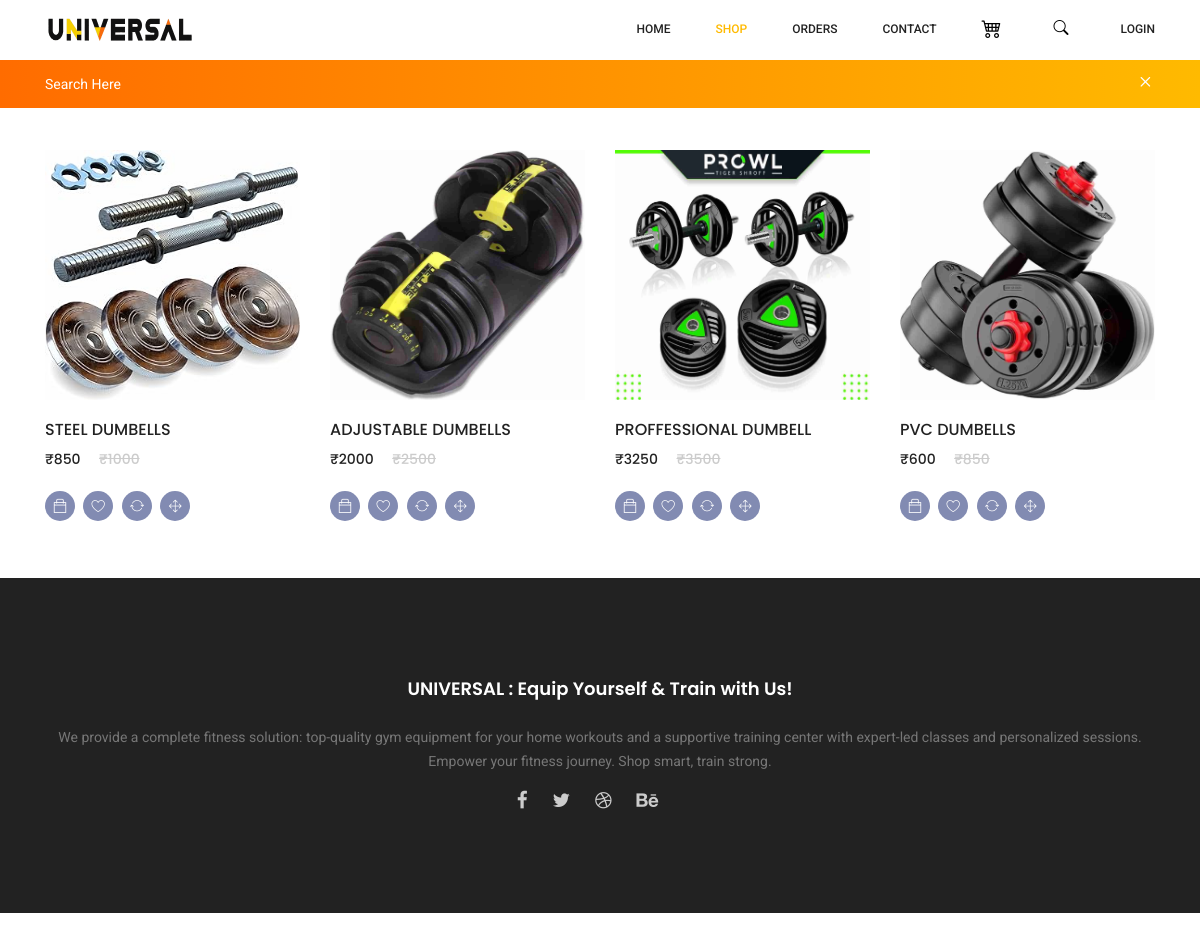
Screenshot of /catagory/Dumbells with the database file from the repository.
### app/models.py (models this page shows, shortened)
class weight(models.Model):
    p_name=models.ForeignKey(product,on_delete=models.CASCADE)
    price=models.IntegerField()
    offer_price=models.IntegerField()
    weight=models.TextField(null=True)

class product(models.Model):
    name=models.TextField()
    type=models.TextField()
    description=models.TextField()
    stock=models.TextField()
    image1=models.FileField()
    image2=models.FileField(null=True)
    image3=models.FileField(null=True)
    image4=models.FileField(null=True)

### app/views.py (the view)
# urls.py: path('catagory/<type>',views.catagory),
def catagory(request,type):
    data=product.objects.filter(type=type)
    price=weight.objects.all()
    price2=filter(data,price)
    return render(request,'catagory.html',{'data':data,'price':price2,'type':types(request),'user':getuser(request)})

### app/views.py (called while the page is built)
def getuser(request):
    user=False
    if 'user' in request.session:
            user=True
    return user

def filter(data,price):
    price2=[]
    for i in data:
        for j in price:
            if i.pk==j.p_name.pk:
                price2.append(j)
                break
    return price2

def types(request):
    type=product.objects.all()
    type2=[]
    for i in type:
         if i.type not in type2:
              type2.append(i.type)
    return type2

### templates/catagory.html (shortened to what this page needs)
<!DOCTYPE html>
<html lang="zxx" class="no-js">
<head>
	{% load static %}
	<link rel="stylesheet" href="{% static 'css/linearicons.css' %}">
	<link rel="stylesheet" href="{% static 'css/font-awesome.min.css' %}">
	<link rel="stylesheet" href="{% static 'css/themify-icons.css' %}"">
	<link rel="stylesheet" href="{% static 'css/bootstrap.css' %}">
	<link rel="stylesheet" href="{% static 'css/owl.carousel.css' %}">
	<link rel="stylesheet" href="{% static 'css/nice-select.css' %}">
	<link rel="stylesheet" href="{% static 'css/nouislider.min.css' %}">
	<link rel="stylesheet" href="{% static 'css/ion.rangeSlider.css' %}">
	<link rel="stylesheet" href="{% static 'css/ion.rangeSlider.skinFlat.css' %}"">
	<link rel="stylesheet" href="{% static 'css/magnific-popup.css' %}">
	<link rel="stylesheet" href="{% static 'css/main_copy.css' %}">
	<link rel="stylesheet" href="{% static 'css/product_copy_copy.css' %}">
	<link rel="stylesheet" href="https://cdn.jsdelivr.net/npm/bootstrap-icons@1.3.0/font/bootstrap-icons.css">
</head>
<body>
	<header class="header_area sticky-header">
		<div class="main_menu">
			<nav class="navbar navbar-expand-lg navbar-light main_box">
				<div class="container">
					<a class="navbar-brand logo_h" href="../"><img src="{% static 'img/logo2.png' %}" alt="" height="50px" width="150px"></a>
					<div class="collapse navbar-collapse offset" id="navbarSupportedContent">
						<ul class="nav navbar-nav menu_nav ml-auto">
							<li class="nav-item "><a class="nav-link" href="../">Home</a></li>
							<li class="nav-item submenu dropdown active">
								<a href="#" class="nav-link dropdown-toggle" data-toggle="dropdown" role="button" aria-haspopup="true"
								 aria-expanded="false">Shop</a>
							</li>
							<li class="nav-item submenu dropdown">
								<a href="#" class="nav-link dropdown-toggle" data-toggle="dropdown" role="button" aria-haspopup="true"
								 aria-expanded="false">Orders</a>
							</li>
							<li class="nav-item"><a class="nav-link" href="../contact">Contact</a></li>
							<li class="nav-item"><a href="../cart" class="nav-link" id="index-cart"><i class="bi bi-cart4" style="font-size: 20px;"></i></a></li>
							<li class="nav-item">
								<button class="search mt-2" id="index-button" style="border: 1px solid white; background-color: white;"><i class="bi bi-search" id="search" style="font-size: 15px;"></i></button>
							</li>
							{% if user %}
							<li class="nav-item submenu dropdown">
								<a href="#" class="nav-link dropdown-toggle" data-toggle="dropdown" role="button" aria-haspopup="true"
								 aria-expanded="false"><i class="bi bi-person-circle" style="font-size: 18px;"></i></a>
								<ul class="dropdown-menu">
									<li class="nav-item"><a class="nav-link" href="../user">Profile</a></li>
									<li class="nav-item"><a class="nav-link" href="../logout">Logout</a></li>
								</ul>
							</li>
							{% else %}
							<li class="nav-item"><a class="nav-link" href="../login">Login</a></li>
							{% endif %}
						</ul>
					</div>
				</div>
			</nav>
		</div>
		<div class="search_input" id="search_input_box">
			<div class="container">
				<form class="d-flex justify-content-between">
					<input type="text" class="form-control" id="search_input" placeholder="Search Here">
					<span class="lnr lnr-cross" id="close_search" title="Close Search"></span>
				</form>
			</div>
		</div>
	</header>
	<div class="alsolike container" style="margin-top: 150px;">
		<div class="alsopro row mt-5">
			{% for k in price %}
				{% if k.p_name.name != product1.name %}
					<a href="../products/{{k.p_name.pk}}">
						<div class="col-lg-3 col-md-6">
							<div class="single-product">
								<img class="img-fluid" src="{{k.p_name.image1.url}}" alt="" height="250px">
								<div class="product-details">
									<h6>{{k.p_name.name}}</h6>
									<div class="price">
										<h6>₹{{k.offer_price}}</h6>
										<h6 class="l-through">₹{{k.price}}</h6>
									</div>
									<div class="prd-bottom">
										<a href="" class="social-info">
											<span class="ti-bag"></span>
										</a>
										<a href="" class="social-info">
											<span class="lnr lnr-heart"></span>
										</a>
										<a href="" class="social-info">
											<span class="lnr lnr-sync"></span>
										</a>
										<a href="" class="social-info">
											<span class="lnr lnr-move"></span>
										</a>
									</div>
								</div>
							</div>
						</div>
					</a>
					{% endif %}
					{% endfor %}
		</div>
	</div>
		<footer class="footer-area section_gap"  style="width: 100%;">
			<div class="container" >
				<div class="row" style="display: block; text-align: center;">
					<div class="col-lg-12  col-md-6 col-sm-6"
						<div class="single-footer-widget" style="width: 100%;">
							<h6>UNIVERSAL : Equip Yourself & Train with Us!</h6>
							<p>
	We provide a complete fitness solution: top-quality gym equipment for your home workouts and a supportive training center with expert-led classes and personalized sessions.
	Empower your fitness journey. Shop smart, train strong.
							</p>
						</div>
					</div>
					</div>
					<div class="col-lg-12 col-md-6 col-sm-6">
						<div class="single-footer-widget" style="text-align: center;">
							<div class="footer-social d-flex justify-content-center"  style="font-size: 19px;">
								<a href="#"><i class="fa fa-facebook"></i></a>
								<a href="#"><i class="fa fa-twitter"></i></a>
								<a href="#"><i class="fa fa-dribbble"></i></a>
								<a href="#"><i class="fa fa-behance"></i></a>
							</div>
						</div>
					</div>
		</footer>
</body>
</html>

### rows the page displays
weight: p_name.image1 (picture), p_name.name "STEEL DUMBELLS", offer_price "850", price "1000"
weight: p_name.image1 (picture), p_name.name "ADJUSTABLE DUMBELLS", offer_price "2000", price "2500"
weight: p_name.image1 (picture), p_name.name "PROFFESSIONAL DUMBELL", offer_price "3250", price "3500"
weight: p_name.image1 (picture), p_name.name "PVC DUMBELLS", offer_price "600", price "850"
